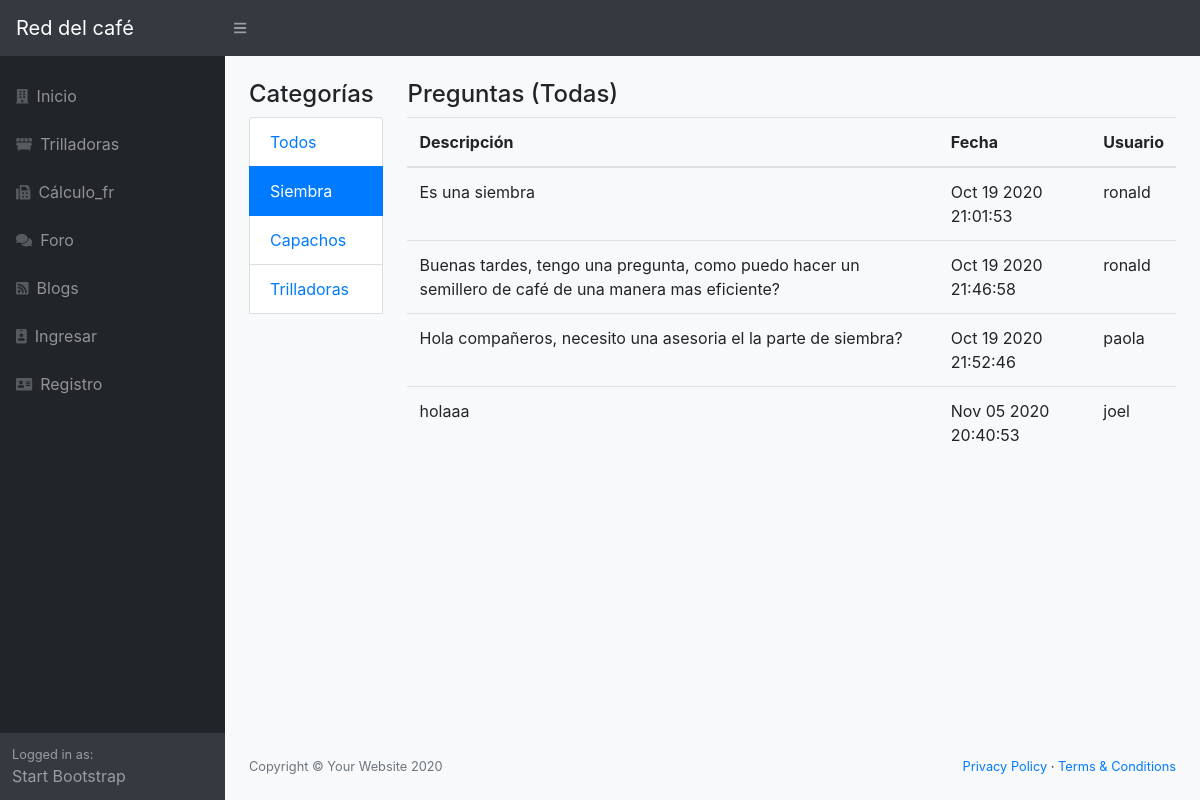
Before: /foros/1 with the older database file.
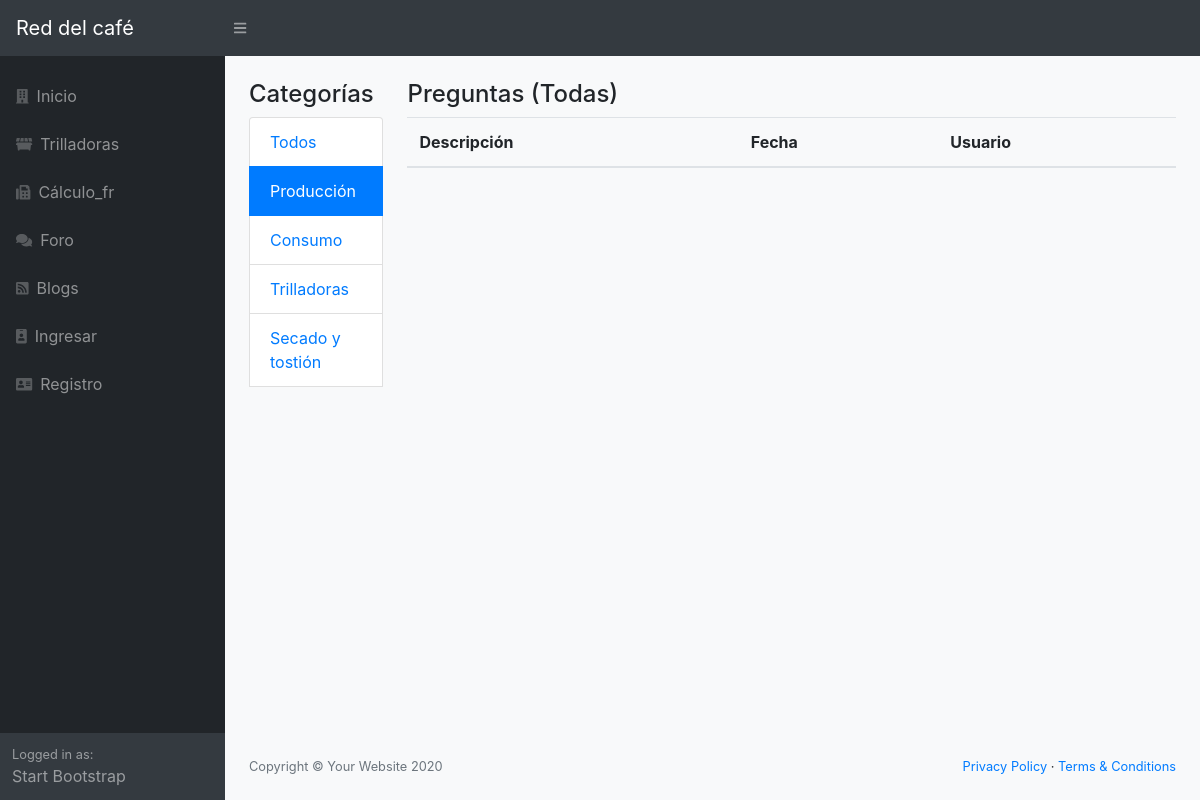
After: the same page with the newer database file.
### red/models.py (models this page shows, shortened)
class Titulos(db.Model):
    __tablename__ = 'titulos'
    id = Column(Integer, primary_key=True)
    nombre = Column(String(100))
    foros = relationship("Foros", cascade="all, delete-orphan",
                             backref="Titulos", lazy='dynamic')

class Foros(db.Model):
    __tablename__ = 'foros'
    id = Column(Integer, primary_key=True)
    descripcion = Column(String(255))
    created_at = db.Column(db.DateTime)
    UsuarioId = Column(Integer, ForeignKey('usuarios.id'), nullable=False)
    TituloId = Column(Integer, ForeignKey('titulos.id'), nullable=False)
    titulo = relationship("Titulos", backref="Foros")
    usuario = relationship("Usuarios", backref="Foros")

class Usuarios(db.Model):
    __tablename__ = 'usuarios'
    id = Column(Integer, primary_key=True)
    username = Column(String(100), nullable=False)
    password_hash = Column(String(128), nullable=False)
    nombre = Column(String(200), nullable=False)
    email = Column(String(200), nullable=False)
    admin = Column(Boolean, default=False)
    @property
    def password(self):
        raise AttributeError('password is not a readable attribute')

### red/app.py (the view)
@app.route('/foros')
@app.route('/foros/<id>')
def foros(id='0'):
    from red.models import Foros, Titulos
    titulo = Titulos.query.get(id)
    if id == '0':
        foros = Foros.query.all()
    else:
        foros = Foros.query.filter_by(TituloId=id)
    titulos = Titulos.query.all()
    print(foros)
    return render_template("foros.html", foros=foros, titulos=titulos, titulo=titulo)

### red/templates/foros.html (shortened to what this page needs)
{% extends "base.html" %} {% block title %}Red del café{% endblock %} {% block body %}
<div class="container">
    <div class="row">
        <div class="col-md-2">
            <h4>Categorías</h4>
            <div class="list-group">
                {% for tit in titulos %} {% if titulo.nombre==tit.nombre%}
                <a class="list-group-item active" href="{{url_for("foros",id=tit.id)}}">{{tit.nombre}}</a> {% else %}
                <a class="list-group-item" href="{{url_for("foros",id=tit.id)}}">{{tit.nombre}}</a> {% endif%} {% endfor %}
                <br/>
            </div>
            <br/>
        </div>
        <div class="col-md-10">
            <h4>Preguntas (Todas)</h4>
            <div class="panel panel-default">
                <table class="table">
                    <thead>
                        <th>Descripción</th>
                        <th>Fecha</th>
                        <th>Usuario</th>
                    </thead>
                    <tbody>
                        {% for frs in foros %}
                        <tr>
                            <td>{{frs.descripcion}}</td>
                            <td>{{frs.created_at.strftime("%b %d %Y %H:%M:%S")}}</td>
                            <td>{{frs.usuario.username}}</td>
                        </tr>
                        {% endfor %}
                    </tbody>
                </table>
            </div>
        </div>
    </div>
    {% endblock %}

Changed rows visible on the page:
removed Foros: descripcion "Es una siembra", created_at "Oct 19 2020 21:01:53", usuario.username "ronald"
removed Foros: descripcion "Buenas tardes, tengo una pregunta, como puedo hacer un semillero de café de una manera mas eficiente?", created_at "Oct 19 2020 21:46:58", usuario.username "ronald"
removed Foros: descripcion "Hola compañeros, necesito una asesoria el la parte de siembra?", created_at "Oct 19 2020 21:52:46", usuario.username "paola"
removed Foros: descripcion "holaaa", created_at "Nov 05 2020 20:40:53", usuario.username "joel"
changed Titulos: nombre "Siembra" → "Producción"
changed Titulos: nombre "Capachos" → "Consumo"
added Titulos: nombre "Secado y tostión"
